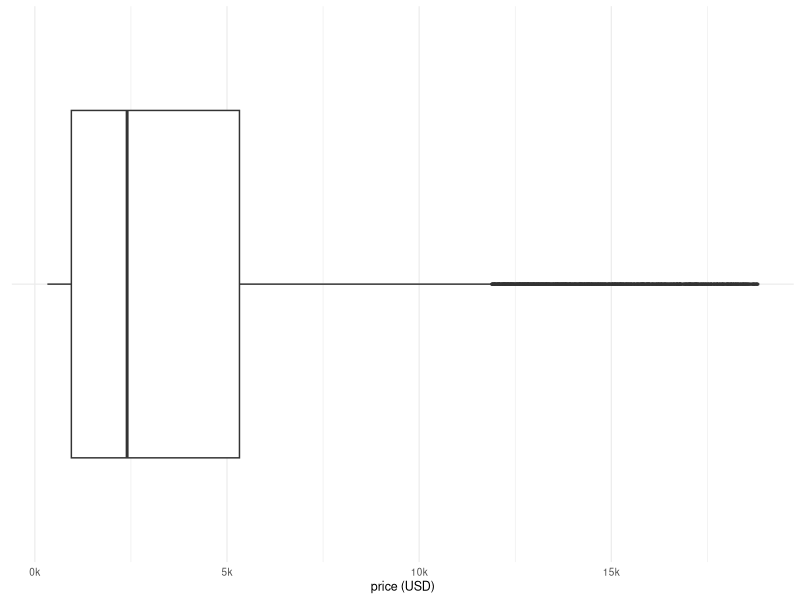
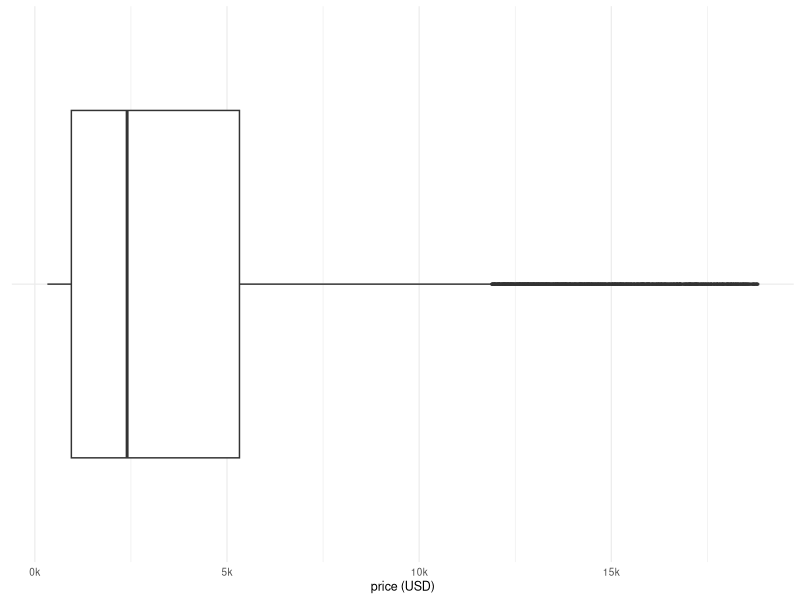

Generate these figures, in order, with R:
library(dplyr)
library(ggplot2)
library(patchwork)
theme_set(theme_minimal(base_size = 9) +
                            theme(plot.title = element_text(size = 9, face = "bold")))
# dir.create("figures", showWarnings = FALSE)

k_labels <- scales::label_number(scale = 1e-3, suffix = "k")

p_box <- ggplot(diamonds, aes(x = price, y = "")) +
      geom_boxplot(outlier.size = 0.4, outlier.alpha = 0.3) +
      scale_x_continuous(labels = k_labels) +
      labs(
          # title = "boxplot",
          x = "price (USD)",
          y = NULL
        ) +
    theme(
        panel.background = element_rect(fill = "transparent", colour = NA),
        plot.background  = element_rect(fill = "transparent", colour = NA)
    )

# p_violin <- ggplot(diamonds, aes(x = price, y = "")) +
#       geom_violin(fill = "grey85") +
#       geom_boxplot(width = 0.12, outlier.shape = NA) +
#       scale_x_continuous(labels = k_labels) +
#       labs(title = "violin + boxplot", x = "price (USD)", y = NULL)
#
# p_ecdf <- ggplot(diamonds, aes(price)) +
#       stat_ecdf(geom = "step") +
#       geom_hline(yintercept = c(0.25, 0.5, 0.75), linetype = "dotted", colour = "grey50") +
#       scale_x_continuous(labels = k_labels) +
#       labs(title = "ECDF", x = "price (USD)", y = "cumulative proportion")

p <- p_box #| p_violin | p_ecdf
p
ggsave("eda_diamonds_box_violin_ecdf.pdf", p, width = 6.0, height = 1.5)
